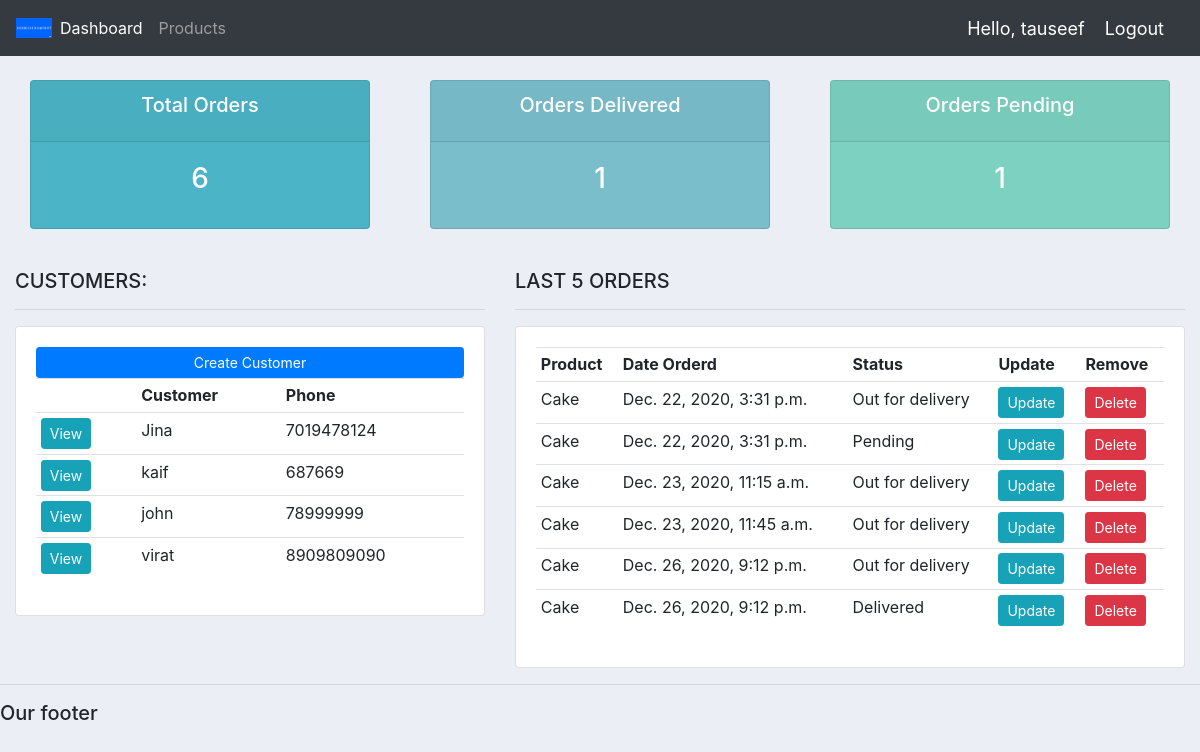
The app's page / (signed in), older data.
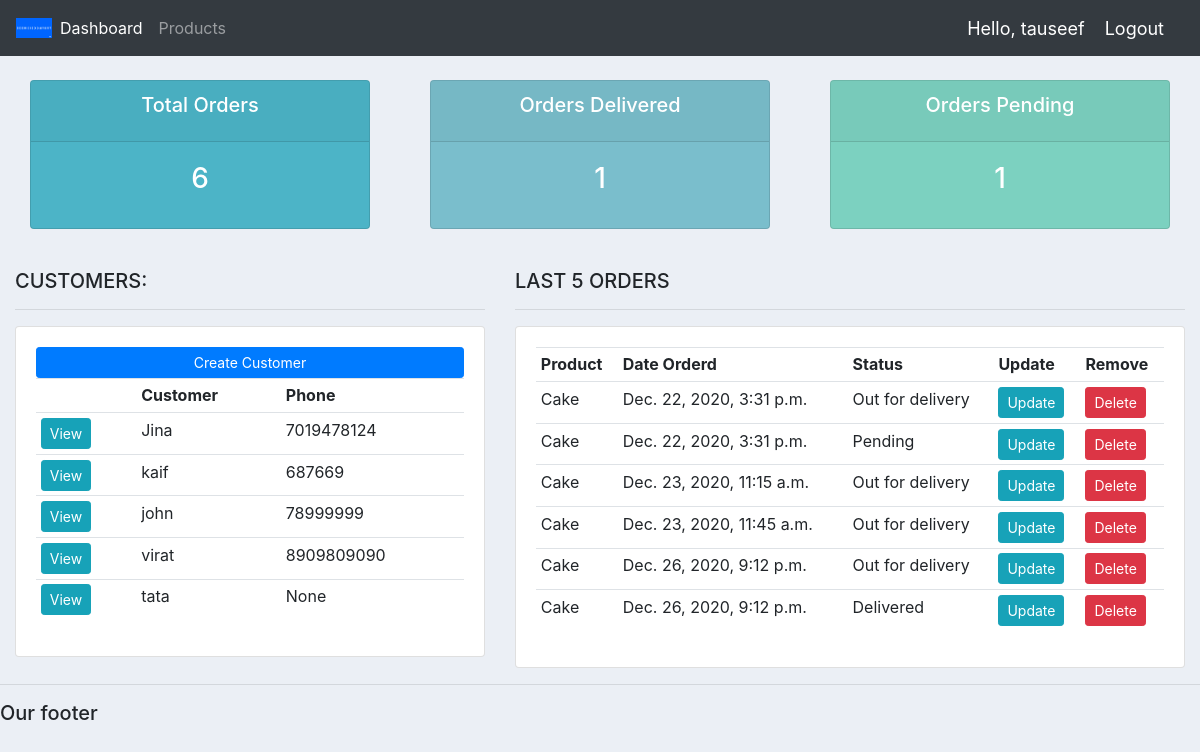
The same page, newer data.
### accounts/models.py (models this page shows, shortened)
class Customer(models.Model):
	user = models.OneToOneField(User, null=True, blank=True, on_delete=models.CASCADE)
	name = models.CharField(max_length=200, null=True)
	phone = models.CharField(max_length=200, null=True)
	email = models.CharField(max_length=200, null=True)
	profile_pic = models.ImageField(default="profile1.png", null=True, blank=True)
	date_created = models.DateTimeField(auto_now_add=True, null=True)

class Order(models.Model):
	STATUS = (
			('Pending', 'Pending'),
			('Out for delivery', 'Out for delivery'),
			('Delivered', 'Delivered'),
			)
	customer = models.ForeignKey(Customer, null=True, on_delete= models.SET_NULL)
	product = models.ForeignKey(Product, null=True, on_delete= models.SET_NULL)
	date_created = models.DateTimeField(auto_now_add=True, null=True)
	status = models.CharField(max_length=200, null=True, choices=STATUS)

class Product(models.Model):
	CATEGORY = (
			('Indoor', 'Indoor'),
			('Out Door', 'Out Door'),
			)
	name = models.CharField(max_length=200, null=True)
	price = models.FloatField(null=True)
	category = models.CharField(max_length=200, null=True, choices=CATEGORY)
	description = models.CharField(max_length=200, null=True, blank=True)
	date_created = models.DateTimeField(auto_now_add=True, null=True)
	tags = models.ManyToManyField(Tag)
	def __str__(self):
		return self.name

### accounts/decorators.py (the view)
	def wrapper_function(request, *args, **kwargs):
		group = None
		if request.user.groups.exists():
			group = request.user.groups.all()[0].name
		if group == 'customer':
			return redirect('user-page')
		if group == 'admin':
			return view_func(request, *args, **kwargs)

### accounts/views.py (called while the page is built)
@login_required(login_url='login')
@admin_only
def home(request):
    orders = Order.objects.all()
    customers = Customer.objects.all()
    total_customers = customers.count()
    total_orders = orders.count()
    delivered = orders.filter(status='Delivered').count()
    pending = orders.filter(status='Pending').count()
    context = {'orders': orders, 'customers': customers,
               'total_orders': total_orders, 'delivered': delivered,
               'pending': pending}
    return render(request, 'accounts/dashboard.html', context)

### accounts/templates/accounts/dashboard.html
{%  extends 'accounts/main.html' %}
{% block content %}
{%  include 'accounts/status.html' %}
<br>
<div class="row">
	<div class="col-md-5">
		<h5>CUSTOMERS:</h5>
		<hr>
		<div class="card card-body">
			<a class="btn btn-primary  btn-sm btn-block" href="">Create Customer</a>
			<table class="table table-sm">
				<tr>
					<th></th>
					<th>Customer</th>
					<th>Phone</th>
				</tr>
				{% for customer in customers %}
					<tr>
						<td><a class="btn btn-sm btn-info" href="{% url 'customer' customer.id %}">View</a></td>
						<td>{{customer.name}}</td>
						<td>{{customer.phone}}</td>
					</tr>
				{% endfor %}
			</table>
		</div>
	</div>
	<div class="col-md-7">
		<h5>LAST 5 ORDERS</h5>
		<hr>
		<div class="card card-body">
			<table class="table table-sm">
				<tr>
					<th>Product</th>
					<th>Date Orderd</th>
					<th>Status</th>
					<th>Update</th>
					<th>Remove</th>
				</tr>
				{% for order in orders %}
					<tr>
						<td>{{order.product}}</td>
						<td>{{order.date_created}}</td>
						<td>{{order.status}}</td>
						<td><a class="btn btn-sm btn-info" href="{% url 'update_order' order.id %}">Update</a></td>
						<td><a class="btn btn-sm btn-danger"href="{% url 'delete_order' order.id %}">Delete</a></td>
					</tr>
				{% endfor %}
			</table>
		</div>
	</div>
</div>
{% endblock %}

Row changes from the older to the newer data that the page shows:
added Customer: name "tata", phone "None"
